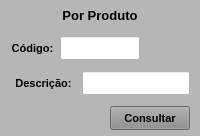
               <widget class="QWidget" name="widget_Cor7" native="true">
                <property name="sizePolicy">
                 <sizepolicy hsizetype="Preferred" vsizetype="Preferred">
                  <horstretch>0</horstretch>
                  <verstretch>0</verstretch>
                 </sizepolicy>
                </property>
                <property name="minimumSize">
                 <size>
                  <width>0</width>
                  <height>0</height>
                 </size>
                </property>
                <property name="maximumSize">
                 <size>
                  <width>200</width>
                  <height>16777215</height>
                 </size>
                </property>
                <property name="styleSheet">
                 <string notr="true">background-color: rgb(182, 182, 182);</string>
                </property>
                <layout class="QVBoxLayout" name="verticalLayout_15">
                 <property name="spacing">
                  <number>5</number>
                 </property>
                 <property name="leftMargin">
                  <number>5</number>
                 </property>
                 <property name="topMargin">
                  <number>3</number>
                 </property>
                 <property name="rightMargin">
                  <number>5</number>
                 </property>
                 <property name="bottomMargin">
                  <number>3</number>
                 </property>
                 <item>
                  <widget class="QWidget" name="widget_21" native="true">
                   <property name="minimumSize">
                    <size>
                     <width>0</width>
                     <height>25</height>
                    </size>
                   </property>
                   <property name="maximumSize">
                    <size>
                     <width>16777215</width>
                     <height>25</height>
                    </size>
                   </property>
                   <property name="styleSheet">
                    <string notr="true"/>
                   </property>
                   <layout class="QHBoxLayout" name="horizontalLayout_20">
                    <property name="spacing">
                     <number>3</number>
                    </property>
                    <property name="leftMargin">
                     <number>3</number>
                    </property>
                    <property name="topMargin">
                     <number>3</number>
                    </property>
                    <property name="rightMargin">
                     <number>3</number>
                    </property>
                    <property name="bottomMargin">
                     <number>3</number>
                    </property>
                    <item>
                     <widget class="QLabel" name="label_64">
                      <property name="minimumSize">
                       <size>
                        <width>0</width>
                        <height>15</height>
                       </size>
                      </property>
                      <property name="maximumSize">
                       <size>
                        <width>16777215</width>
                        <height>15</height>
                       </size>
                      </property>
                      <property name="font">
                       <font>
                        <pointsize>10</pointsize>
                        <weight>75</weight>
                        <bold>true</bold>
                       </font>
                      </property>
                      <property name="text">
                       <string>Por Produto</string>
                      </property>
                      <property name="alignment">
                       <set>Qt::AlignCenter</set>
                      </property>
                     </widget>
                    </item>
                   </layout>
                  </widget>
                 </item>
                 <item>
                  <widget class="QWidget" name="widget_45" native="true">
                   <property name="minimumSize">
                    <size>
                     <width>0</width>
                     <height>30</height>
                    </size>
                   </property>
                   <property name="maximumSize">
                    <size>
                     <width>16777215</width>
                     <height>30</height>
                    </size>
                   </property>
                   <property name="styleSheet">
                    <string notr="true"/>
                   </property>
                   <layout class="QHBoxLayout" name="horizontalLayout_13">
                    <property name="spacing">
                     <number>5</number>
                    </property>
                    <property name="leftMargin">
                     <number>5</number>
                    </property>
                    <property name="topMargin">
                     <number>3</number>
                    </property>
                    <property name="rightMargin">
                     <number>5</number>
                    </property>
                    <property name="bottomMargin">
                     <number>3</number>
                    </property>
                    <item>
                     <widget class="QLabel" name="label_69">
                      <property name="minimumSize">
                       <size>
                        <width>0</width>
                        <height>0</height>
                       </size>
                      </property>
                      <property name="maximumSize">
                       <size>
                        <width>70</width>
                        <height>16777215</height>
                       </size>
                      </property>
                      <property name="font">
                       <font>
                        <pointsize>8</pointsize>
                        <weight>75</weight>
                        <bold>true</bold>
                       </font>
                      </property>
                      <property name="text">
                       <string>Código:</string>
                      </property>
                      <property name="alignment">
                       <set>Qt::AlignCenter</set>
                      </property>
                     </widget>
                    </item>
                    <item>
                     <widget class="QLineEdit" name="line_Codigo_Exp">
                      <property name="sizePolicy">
                       <sizepolicy hsizetype="Preferred" vsizetype="Preferred">
                        <horstretch>0</horstretch>
                        <verstretch>0</verstretch>
                       </sizepolicy>
                      </property>
                      <property name="minimumSize">
                       <size>
                        <width>0</width>
                        <height>0</height>
                       </size>
                      </property>
                      <property name="maximumSize">
                       <size>
                        <width>80</width>
                        <height>16777215</height>
                       </size>
                      </property>
                      <property name="font">
                       <font>
                        <pointsize>8</pointsize>
                       </font>
                      </property>
                      <property name="styleSheet">
                       <string notr="true">background-color: rgb(255, 255, 255);</string>
                      </property>
                      <property name="alignment">
                       <set>Qt::AlignCenter</set>
                      </property>
                      <property name="placeholderText">
                       <string/>
                      </property>
                     </widget>
                    </item>
                    <item>
                     <widget class="QLabel" name="label_12">
                      <property name="text">
                       <string/>
                      </property>
                     </widget>
                    </item>
                   </layout>
                  </widget>
                 </item>
                 <item>
                  <widget class="QWidget" name="widget_22" native="true">
                   <property name="minimumSize">
                    <size>
                     <width>0</width>
                     <height>30</height>
                    </size>
                   </property>
                   <property name="maximumSize">
                    <size>
                     <width>16777215</width>
                     <height>30</height>
                    </size>
                   </property>
                   <property name="styleSheet">
                    <string notr="true"/>
                   </property>
                   <layout class="QHBoxLayout" name="horizontalLayout_24">
                    <property name="spacing">
                     <number>5</number>
                    </property>
                    <property name="leftMargin">
                     <number>5</number>
                    </property>
                    <property name="topMargin">
                     <number>3</number>
                    </property>
                    <property name="rightMargin">
                     <number>5</number>
                    </property>
                    <property name="bottomMargin">
                     <number>3</number>
                    </property>
                    <item>
                     <widget class="QLabel" name="label_52">
                      <property name="minimumSize">
                       <size>
                        <width>0</width>
                        <height>0</height>
                       </size>
                      </property>
                      <property name="maximumSize">
                       <size>
                        <width>70</width>
                        <height>16777215</height>
                       </size>
                      </property>
                      <property name="font">
                       <font>
                        <pointsize>8</pointsize>
                        <weight>75</weight>
                        <bold>true</bold>
                       </font>
                      </property>
                      <property name="text">
                       <string>Descrição:</string>
                      </property>
                      <property name="alignment">
                       <set>Qt::AlignCenter</set>
                      </property>
                     </widget>
                    </item>
                    <item>
                     <widget class="QLineEdit" name="line_Descricao_Exp">
                      <property name="sizePolicy">
                       <sizepolicy hsizetype="Preferred" vsizetype="Preferred">
                        <horstretch>0</horstretch>
                        <verstretch>0</verstretch>
                       </sizepolicy>
                      </property>
                      <property name="minimumSize">
                       <size>
                        <width>0</width>
                        <height>0</height>
                       </size>
                      </property>
                      <property name="maximumSize">
                       <size>
                        <width>16777215</width>
                        <height>16777215</height>
                       </size>
                      </property>
                      <property name="font">
                       <font>
                        <pointsize>8</pointsize>
                       </font>
                      </property>
                      <property name="styleSheet">
                       <string notr="true">background-color: rgb(255, 255, 255);</string>
                      </property>
                      <property name="alignment">
                       <set>Qt::AlignLeading|Qt::AlignLeft|Qt::AlignVCenter</set>
                      </property>
                     </widget>
                    </item>
                   </layout>
                  </widget>
                 </item>
                 <item>
                  <widget class="QWidget" name="widget_29" native="true">
                   <property name="minimumSize">
                    <size>
                     <width>0</width>
                     <height>30</height>
                    </size>
                   </property>
                   <property name="maximumSize">
                    <size>
                     <width>16777215</width>
                     <height>30</height>
                    </size>
                   </property>
                   <property name="styleSheet">
                    <string notr="true"/>
                   </property>
                   <layout class="QHBoxLayout" name="horizontalLayout_23">
                    <property name="spacing">
                     <number>5</number>
                    </property>
                    <property name="leftMargin">
                     <number>5</number>
                    </property>
                    <property name="topMargin">
                     <number>3</number>
                    </property>
                    <property name="rightMargin">
                     <number>5</number>
                    </property>
                    <property name="bottomMargin">
                     <number>3</number>
                    </property>
                    <item>
                     <widget class="QLabel" name="label_4">
                      <property name="text">
                       <string/>
                      </property>
                     </widget>
                    </item>
                    <item>
                     <widget class="QPushButton" name="btn_Prod_Exp">
                      <property name="sizePolicy">
                       <sizepolicy hsizetype="Preferred" vsizetype="Preferred">
                        <horstretch>0</horstretch>
                        <verstretch>0</verstretch>
                       </sizepolicy>
                      </property>
                      <property name="maximumSize">
                       <size>
                        <width>80</width>
                        <height>16777215</height>
                       </size>
                      </property>
                      <property name="font">
                       <font>
                        <pointsize>8</pointsize>
                        <weight>75</weight>
                        <bold>true</bold>
                       </font>
                      </property>
                      <property name="cursor">
                       <cursorShape>PointingHandCursor</cursorShape>
                      </property>
                      <property name="styleSheet">
                       <string notr="true">background-color: rgb(141, 141, 141);</string>
                      </property>
                      <property name="text">
                       <string>Consultar</string>
                      </property>
                     </widget>
                    </item>
                   </layout>
                  </widget>
                 </item>
                </layout>
               </widget>
